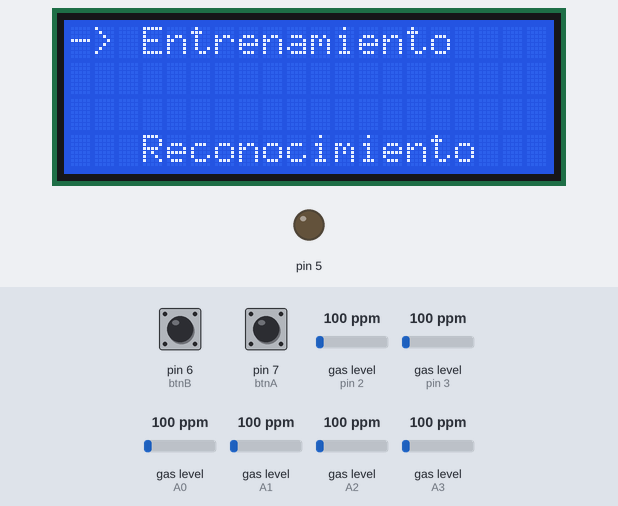
A sketch run on a simulated Arduino Mega 2560, built with avr-gcc and run on an emulated ATmega2560. On the bench: 20×4 character LCD, output pins drawn as LEDs (lit = HIGH). The inputs (shaded band) are chosen by the test bench; at power-on: pin 6 (btnB) LOW, gas level (sensors on A1, pin 2, pin 3, A0, A2, A3) 100 ppm, pin 7 (btnA) LOW. Storage starts empty; what the sketch prints to the serial monitor is not drawn.

Above: at 1.6 s.
1.7 s: pin 6 (btnB) pulled HIGH for 0.15 s
At 2.9 s:
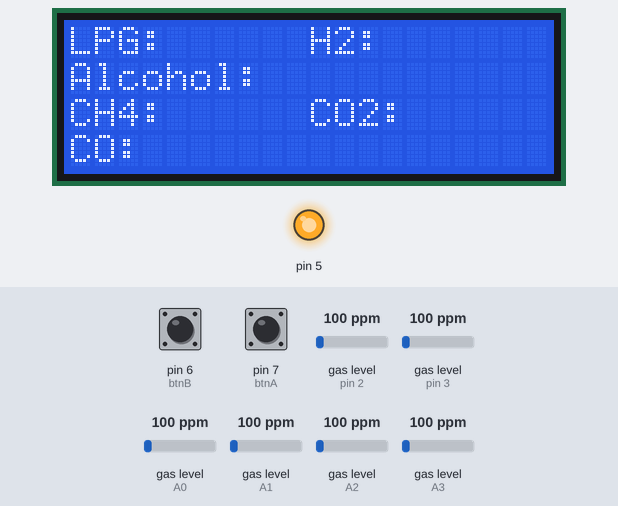
4.8 s: gas level (sensor on A1) set to 20 ppm
At 6.0 s:
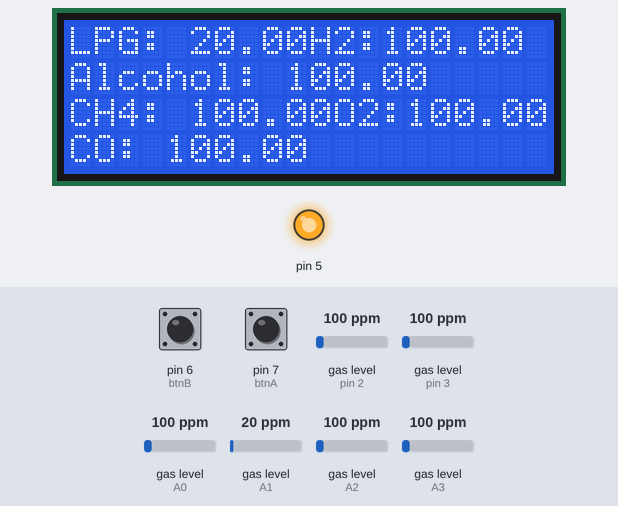
6.8 s: gas level (sensor on A1) set to 250 ppm
9.8 s: gas level (sensor on pin 2) set to 20 ppm
At 11.7 s:
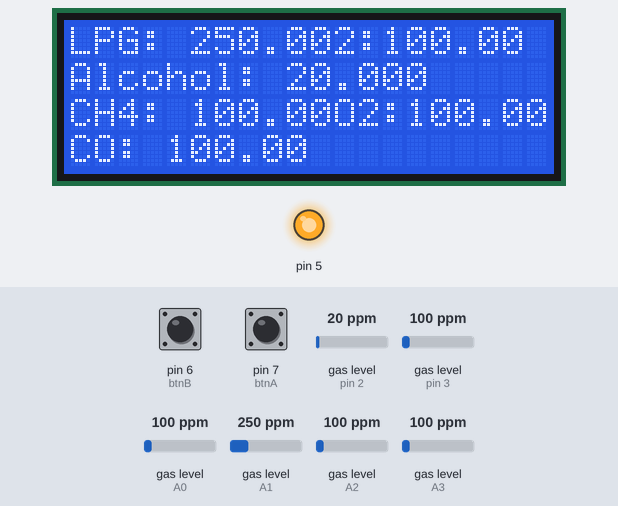
12.1 s: gas level (sensor on pin 3) set to 20 ppm
15.1 s: gas level (sensor on A0) set to 20 ppm
At 16.9 s:
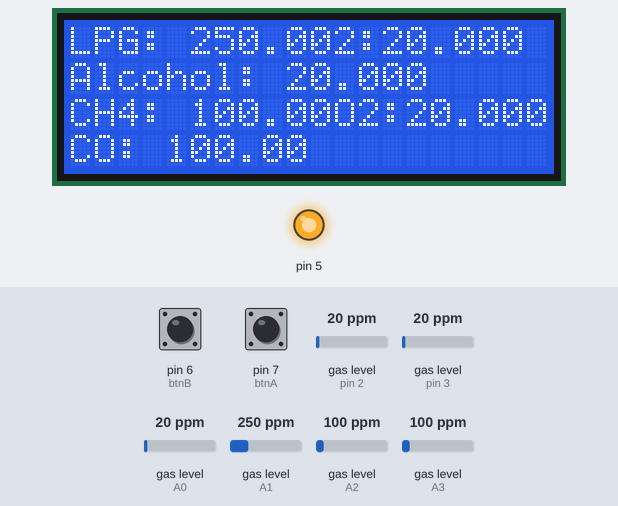
Timing chart, 0 to 18.4 s (numbered marks = the images above; inputs shaded):
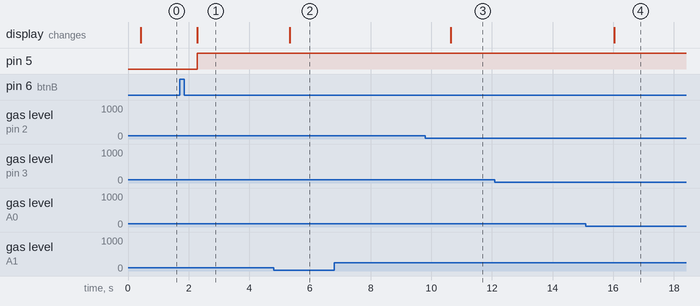

The sketch:

PRUEBAPANTALLA.ino
```cpp
//Include the library
#include <MQUnifiedsensor.h>

/************************Hardware Related Macros************************************/
#define         Board                   ("Arduino Mega")
#define         Pin4                     (2)  //Analog input 6 of your arduino
#define         Pin5                     (3)  //Analog input 7 of your arduino

/***********************Software Related Macros************************************/
#define         RatioMQ2CleanAir          (9.86) //RS / R0 = 9.83 ppm
#define         RatioMQ3CleanAir          (63) //RS / R0 = 60 ppm
#define         RatioMQ4CleanAir          (4.4) //RS / R0 = 4.4 ppm
#define         RatioMQ7CleanAir          (27.5) //RS / R0 = 27.5 ppm
#define         RatioMQ8CleanAir          (70) //RS / R0 = 70 ppm
#define         RatioMQ135CleanAir        (3.6) //RS / R0 = 3.6 ppm
#define         ADC_Bit_Resolution        (10) // 10 bit ADC
#define         Voltage_Resolution        (5) // Volt resolution to calc the voltage

/*****************************Globals***********************************************/
//Declare Sensor
MQUnifiedsensor MQ2(Board, Voltage_Resolution, ADC_Bit_Resolution, A1, "MQ-2");
MQUnifiedsensor MQ3(Board, Voltage_Resolution, ADC_Bit_Resolution, Pin4, "MQ-3");
MQUnifiedsensor MQ4(Board, Voltage_Resolution, ADC_Bit_Resolution, A3, "MQ-4");
MQUnifiedsensor MQ7(Board, Voltage_Resolution, ADC_Bit_Resolution, A2, "MQ-7");
MQUnifiedsensor MQ8(Board, Voltage_Resolution, ADC_Bit_Resolution, A0, "MQ-8");
MQUnifiedsensor MQ135(Board, Voltage_Resolution, ADC_Bit_Resolution, Pin5, "MQ-135");

////////////////////////////////////////////////////////////////////////////////////////////////////////////////////////////////////////////////
#include <LiquidCrystal_I2C.h>

LiquidCrystal_I2C lcd(0x27,20,4);

int estado = 1, select = 1;
int btnA = 7, btnB = 6;
///////////////////////////////////////////////////Lector SD/////////////////////////////////////////////////////////////////////////////////////////////
#include <SPI.h>
//#include <SD.h>
#include "SdFat.h"

SdFat SD;
#define SD_CS_PIN SS
File myFile;

String UltimoVal = "0";

void setup() {
  Serial.begin(9600);
  iniciarCSV();
  lcd.init();                      // Inicializa el LCD
  lcd.backlight();                 // Enciende la luz de fondo del LCD
  delay(300);
  Menu();
  PintaFlecha(0, 0);
  //UltimoVal = leerSD();
  Serial.println(UltimoVal);
}

void loop() {
  if(estado == 1){
    if (digitalRead(btnA) == HIGH){
      if (select == 1){
        PintaFlecha(0, 3);
        select += 1;
      }else if (select == 2){
        PintaFlecha(0, 0);
        select -= 1;
      }
      delay(500);
    }else if (digitalRead(btnB) == HIGH){
      if(select == 1){
        estado = 2;
      }else if(select == 2){
        estado = 3;
      }
      select = 1;
      delay(500);
    }
  }
  else if(estado == 2){
    iniciaMQ();
    pantallaMQ();
    do{
      entrenarSens();
    }while(digitalRead(btnB) == HIGH);
    estado = 1;
    Menu();
  }
  else{

  }
}

void Menu(){
  lcd.setCursor(3,0);
  lcd.print("Entrenamiento");
  lcd.setCursor(3,3);
  lcd.print("Reconocimiento");
}

void PintaFlecha(int cx, int cy) {
  lcd.setCursor(0,0);
  lcd.print("  ");
  lcd.setCursor(0,3);
  lcd.print("  ");
  lcd.setCursor(cx,cy);
  lcd.print("->");
}

void iniciaMQ(){
  MQ2.init();
  MQ2.setRegressionMethod(1); //_PPM =  a*ratio^b
  MQ2.setA(574.25); MQ2.setB(-2.222); // Configure the equation to to calculate concentration
  MQ2.setR0(9.659574468);

  MQ3.init();
  MQ3.setRegressionMethod(1);
  MQ3.setA(0.39); MQ3.setB(-1.50);
  MQ3.setR0(0.64);

  MQ4.init();
  MQ4.setRegressionMethod(1);
  MQ4.setA(1012.7); MQ4.setB(-2.786);
  MQ4.setR0(3.86018237);

  MQ7.init();
  MQ7.setRegressionMethod(1);
  MQ7.setA(99.042); MQ7.setB(-1.518);
  MQ7.setR0(4);

  MQ8.init();
  MQ8.setRegressionMethod(1);
  MQ8.setA(976.97); MQ8.setB(-0.688);
  MQ8.setR0(1);

  MQ135.init();
  MQ135.setRegressionMethod(1);
  MQ135.setA(110.47); MQ135.setB(-2.862);
  MQ135.setR0(10);

  float MQ2calcR0 = 0,
  MQ3calcR0 = 0,
  MQ4calcR0 = 0,
  MQ7calcR0 = 0,
  MQ8calcR0 = 0,
  MQ135calcR0 = 0;
  for(int i = 1; i<=10; i ++){
    MQ2.update();
    MQ3.update();
    MQ4.update();
    MQ7.update();
    MQ8.update();
    MQ135.update();

    MQ2calcR0 += MQ2.calibrate(RatioMQ2CleanAir);
    MQ3calcR0 += MQ3.calibrate(RatioMQ3CleanAir);
    MQ4calcR0 += MQ4.calibrate(RatioMQ4CleanAir);
    MQ7calcR0 += MQ7.calibrate(RatioMQ7CleanAir);
    MQ8calcR0 += MQ8.calibrate(RatioMQ8CleanAir);
    MQ135calcR0 += MQ135.calibrate(RatioMQ135CleanAir);
  }
  MQ2.setR0(MQ2calcR0/20);
  MQ3.setR0(MQ3calcR0/10);
  MQ4.setR0(MQ4calcR0/20);
  MQ7.setR0(MQ7calcR0/20);
  MQ8.setR0(MQ8calcR0/20);
  MQ135.setR0(MQ135calcR0/20);
}

void pantallaMQ(){
    lcd.setCursor(0,0);
    lcd.print("                   ");
    lcd.setCursor(0,0);
    lcd.print("LPG: ");
    lcd.setCursor(0,1);
    lcd.print("Alcohol: ");
    lcd.setCursor(0,2);
    lcd.print("CH4: ");
    lcd.setCursor(0,3);
    lcd.print("                    ");
    lcd.setCursor(0,3);
    lcd.print("CO: ");
    lcd.setCursor(10,0);
    lcd.print("H2: ");
    lcd.setCursor(10,2);
    lcd.print("CO2: ");
}

void entrenarSens(){
  unsigned long oldTime = millis();
  while(millis() - oldTime <= (60*1000)){
    analogWrite(5, 255);
    readAllSensors();
    delay(500);
  }

  oldTime = millis();
  while(millis() - oldTime <= (90*1000)){
    analogWrite(5, 20);
    readAllSensors();
    delay(500);
  }
}

void readAllSensors()
{
  delay(3000);
  MQ2.update();
  MQ3.update();
  MQ4.update();
  MQ7.update();
  MQ8.update();
  MQ135.update();
  float MQ2Lecture =  MQ2.readSensor();
  float MQ3Lecture =  MQ3.readSensor();
  float MQ4Lecture =  MQ4.readSensor();
  float MQ7Lecture =  MQ7.readSensor();
  float MQ8Lecture =  MQ8.readSensor();
  float MQ135Lecture =  MQ135.readSensor();
  lcd.setCursor(5,0);
  lcd.print(MQ2Lecture);
  lcd.setCursor(9,1);
  lcd.print(MQ3Lecture);
  lcd.setCursor(5,2);
  lcd.print(MQ4Lecture);
  lcd.setCursor(4,3);
  lcd.print(MQ7Lecture);
  lcd.setCursor(13,0);
  lcd.print(MQ8Lecture);
  lcd.setCursor(14,2);
  lcd.print(MQ135Lecture);
  String s = String(MQ2Lecture, 4) + "," + String(MQ3Lecture, 4) + "," + String(MQ4Lecture, 4) + "," + String(MQ7Lecture, 4) + "," + String(MQ8Lecture, 4) + "," + String(MQ135Lecture, 4) + "," + UltimoVal;
  Serial.println("DATO");
  GuardarSD(s);
  Serial.println("LE");
  delay(800);

}
void iniciarCSV(){
  Serial.println("Iniciando lector sd");
  if (!SD.begin(53)) {
    Serial.println("ERROR");
    return;
  }
  /*if(!SD.exists("datalog.csv")){
        GuardarSD("LPG,ALCOHOL,CH4,CO,H2,CO2,IDMUESTRA");
        Serial.println("creado");
  }*/
  Serial.println("Inicializado");
}

void GuardarSD(String s){
  myFile = SD.open("datalog.txt", FILE_WRITE);//abrimos  el archivo
  Serial.println(s);
  if (myFile) {
    myFile.println(s);
    myFile.close();
    Serial.println("Guardado");
  } else {
    Serial.println("Error al abrir el archivo para escribir");
  }

  delay(1000);
}

String leerSD(){
  String cadena="";
  myFile = SD.open("datalog.txt",FILE_READ);
  if (myFile){
    bool line=false;
    myFile.seek(myFile.size()-1); //Ubicacion en posicion anterior a ultimo caracter
    while (myFile.available()){
      if(line==false){ //Primero leer en reversa para buscar salto de linea
        char caracter=myFile.read();
        if(caracter==',') //Cuando encuentra salto de linea cambia estado
          {
            line=true;
          }else{
            myFile.seek(myFile.position()-2);
          }
      }
      if(line==true){//Empieza a leer normalmente de izquierda a derecha
          char caracter=myFile.read();
          cadena=cadena+caracter;
          if(caracter=='\n'){ //La cadena termina en este caracter
            break;
          }
      }
    }
    myFile.close(); //cerramos el archivo
    delay(300);
  }
  else {
    Serial.println("Error al abrir el archivo para leer");
  }
  return cadena;
}
```

Measured:
- after the input at 1.7 s, pin 5: LOW → HIGH after 0.58 s; the display: changes after 0.58 s (image 1)
- after the input at 4.8 s, the display: changes after 0.53 s (image 2)
- after the input at 6.8 s, every drawn part: stays the same
- after the input at 9.8 s, the display: changes after 0.84 s (image 3)
- after the input at 12.1 s, every drawn part: stays the same
- after the input at 15.1 s, the display: changes after 0.94 s (image 4)
